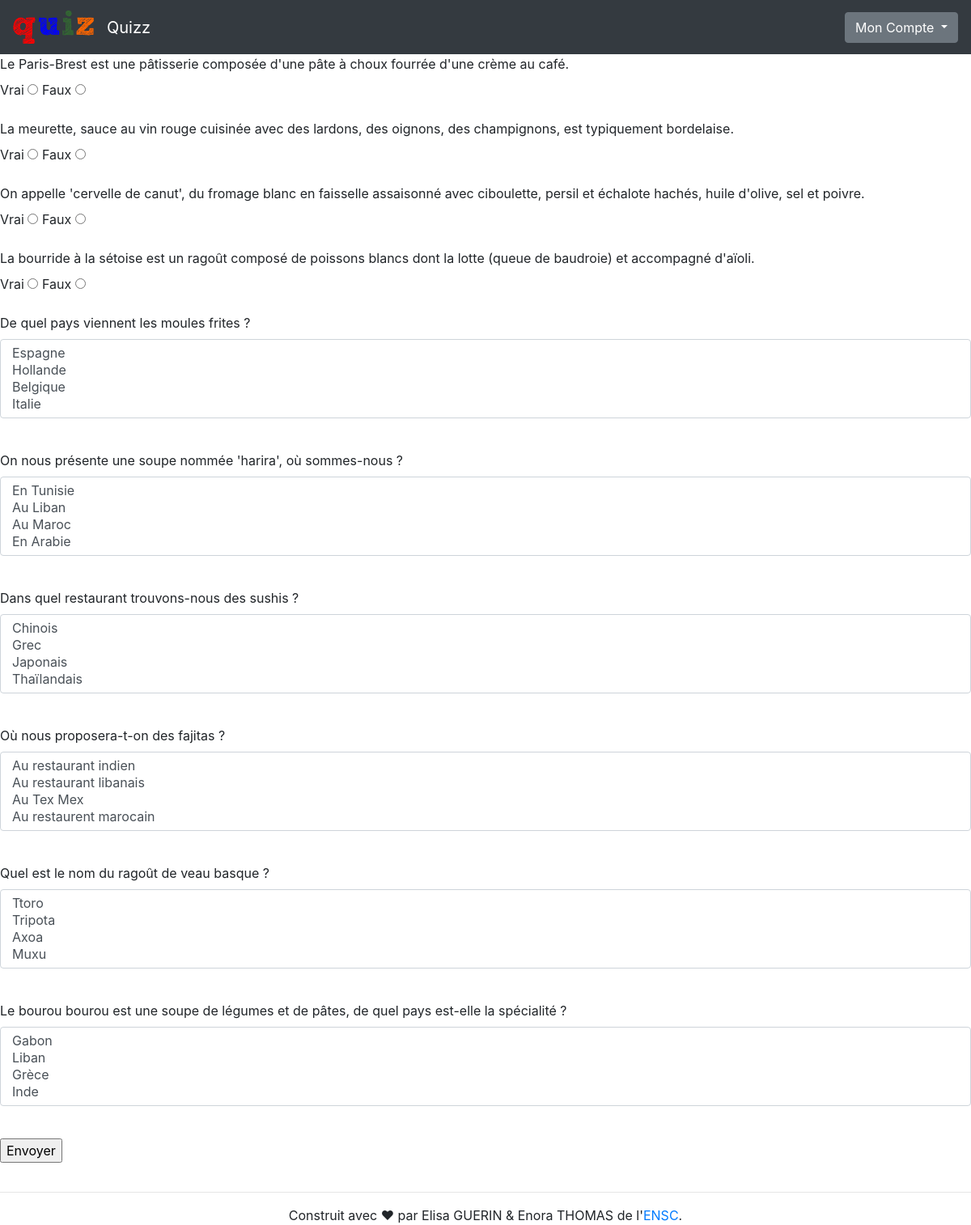
The page /questions.php?id1=3&id2=1 (signed in) on the database its author committed.
### tables this page shows
CREATE TABLE QUESTION( 
id_question INTEGER NOT NULL, 
id_theme INTEGER  NOT NULL,
type VARCHAR(50) NOT NULL, 
question VARCHAR(200) NOT NULL,
reponse_vraie VARCHAR(200) NOT NULL,
reponse_fausse1 VARCHAR(200),
reponse_fausse2 VARCHAR(200),
reponse_fausse3 VARCHAR(200),
PRIMARY KEY (id_question, id_theme),
FOREIGN KEY (id_theme) REFERENCES THEME(id_theme)
);

### includes/functions.php (called while the page is built, shortened)
<?php
function isUserConnected() {
    return isset($_SESSION['login']);
}
function getQuestion($idQuest, $idTheme, $bdd) {
    $requete = $bdd->prepare('select * from QUESTION where id_theme=? and id_question=?');
    $requete->execute(array($idTheme, $idQuest));
    $question = $requete->fetch();
    return $question;
}?>

### questions.php (the view, shortened to what this page needs)
<?php
require_once "includes/header.php" ;
require_once "includes/functions.php" ;
$themeId = $_GET['id1'];
$diffId = $_GET['id2'];
$bdd = getDb();
$requete = $bdd->prepare('SELECT * FROM THEME WHERE id_theme=?');
$theme = $requete->execute(array($themeId));
$theme = $requete->fetch();
$nbQuestTheme = $theme['nb_questions'];
$requete = $bdd->prepare("SELECT * FROM DIFFICULTE where id_difficulte=?");
$requete->execute(array($diffId));
$difficulte = $requete->fetch();
$nbQuest = $difficulte['nb_questions'];
$tabInd = range(1, $nbQuestTheme, 1);
$questSelect = array_rand($tabInd, $nbQuest);
?>
<?php if (isUserConnected())
{
?>
    <form method="POST" id="formulaire" action="resultat.php?id1=<?=$themeId?>&id2=<?=$diffId?>">
        <?php
        $tableau = array();
        foreach ($questSelect as $idQuest)
        {
            $question = getQuestion($idQuest+1, $themeId, $bdd);
            array_push($tableau, $question['id_question']);
            ?>
            <div class="form-group">
                <label><?= $question['question'] ?></label>
            <?php
            if ($question['type'] == "qcm")
            {
                ?></br>
                <select class="form-control" name="reponse<?= $question['id_question'] ?>" size="4" required>
                    <option value="reponse_fausse1"><?= $question['reponse_fausse1'] ?></option>
                    <option value="reponse_fausse2"><?= $question['reponse_fausse2'] ?></option>
                    <option value="reponse_vraie"><?= $question['reponse_vraie'] ?></option>
                    <option value="reponse_fausse3"><?= $question['reponse_fausse3'] ?></option>
                </select></br>
                <?php
            }
            elseif ($question['type'] == "vrai_faux")
            {
                ?></br>
                <label for="Vrai">Vrai</label>
                <input type="radio" name="reponse<?= $question['id_question']?>" value="Vrai" required/>
                <label for="Faux">Faux</label>
                <input type="radio" name="reponse<?= $question['id_question']?>" value="Faux" required/>
                <?php
            }
            else
            {
                ?></br>
                <input type="text" name="reponse<?= $question['id_question']?>" size="50" required/><br>
                <div class="invalid-feedback">Veuillez sélectionner une réponse</div>
                <?php
            }?>
            </div>
            <?php
        }
        ?>
        <input id="envoyerBtn" type="submit" value="Envoyer"/>
    </form>
<?php
}
else
{
    include("includes/erreur.php");
}
?>
<?php include("includes/footer.php"); ?>

### includes/header.php (shortened to what this page needs)
<?php
require_once "includes/functions.php" ;
?>
<!doctype html>
<html>
    <head>
        <link href="lib/bootstrap/css/bootstrap.min.css" rel="stylesheet">
        <link href="css/style.css" rel="stylesheet">
    </head>
    <body>
        <nav class="navbar navbar-expand-sm navbar-fixed-top bg-dark navbar-dark justify-content-center">
            <a class="navbar-brand" href="index.php"><img src="images/quizz.png" width="100px" /></a>
            <a class="navbar-brand" href="index.php">Quizz</a>
            <div class="dropdown ml-auto">
                <button class="btn btn-secondary dropdown-toggle" type="button" id="dropdownMenuButton" data-toggle="dropdown" aria-haspopup="true" aria-expanded="false">
                    Mon Compte
                </button>
            </div>
        </nav>
    </body>
</html>

### includes/footer.php (shortened to what this page needs)
<!doctype html>
<html>
    <head>
        <link href="lib/bootstrap/css/bootstrap.min.css" rel="stylesheet">
        <link href="css/style.css" rel="stylesheet">
    </head>
    <body>
        <div class="foot" >
            <hr/>
            <footer class="footer">
                Construit avec ❤ par Elisa GUERIN & Enora THOMAS de l'<a href="https://www.ensc.fr">ENSC</a>.
            </footer>
        </div>
    </body>
</html>

### css/style.css (style rules this page uses)
.foot { position: relative; height: 60px; clear:both; padding-top:20px; text-align: center; }
body { position: center; }

### rows shown on the page
question: question "Le Paris-Brest est une pâtisserie composée d'une pâte à choux fourrée d'une crème au café."
question: question "La meurette, sauce au vin rouge cuisinée avec des lardons, des oignons, des champignons, est typiquement bordelaise."
question: question "On appelle 'cervelle de canut', du fromage blanc en faisselle assaisonné avec ciboulette, persil et échalote hachés, huile d'olive, sel et poivre."
question: question "La bourride à la sétoise est un ragoût composé de poissons blancs dont la lotte (queue de baudroie) et accompagné d'aïoli."
question: question "De quel pays viennent les moules frites ?", id_question "Espagne / Hollande / Belgique / Italie"
question: question "On nous présente une soupe nommée 'harira', où sommes-nous ?", id_question "En Tunisie / Au Liban / Au Maroc / En Arabie"
question: question "Dans quel restaurant trouvons-nous des sushis ?", id_question "Chinois / Grec / Japonais / Thaïlandais"
question: question "Où nous proposera-t-on des fajitas ?", id_question "Au restaurant indien / Au restaurant libanais / Au Tex Mex / Au restaurent marocain"
question: question "Quel est le nom du ragoût de veau basque ?", id_question "Ttoro / Tripota / Axoa / Muxu"
question: question "Le bourou bourou est une soupe de légumes et de pâtes, de quel pays est-elle la spécialité ?", id_question "Gabon / Liban / Grèce / Inde"
